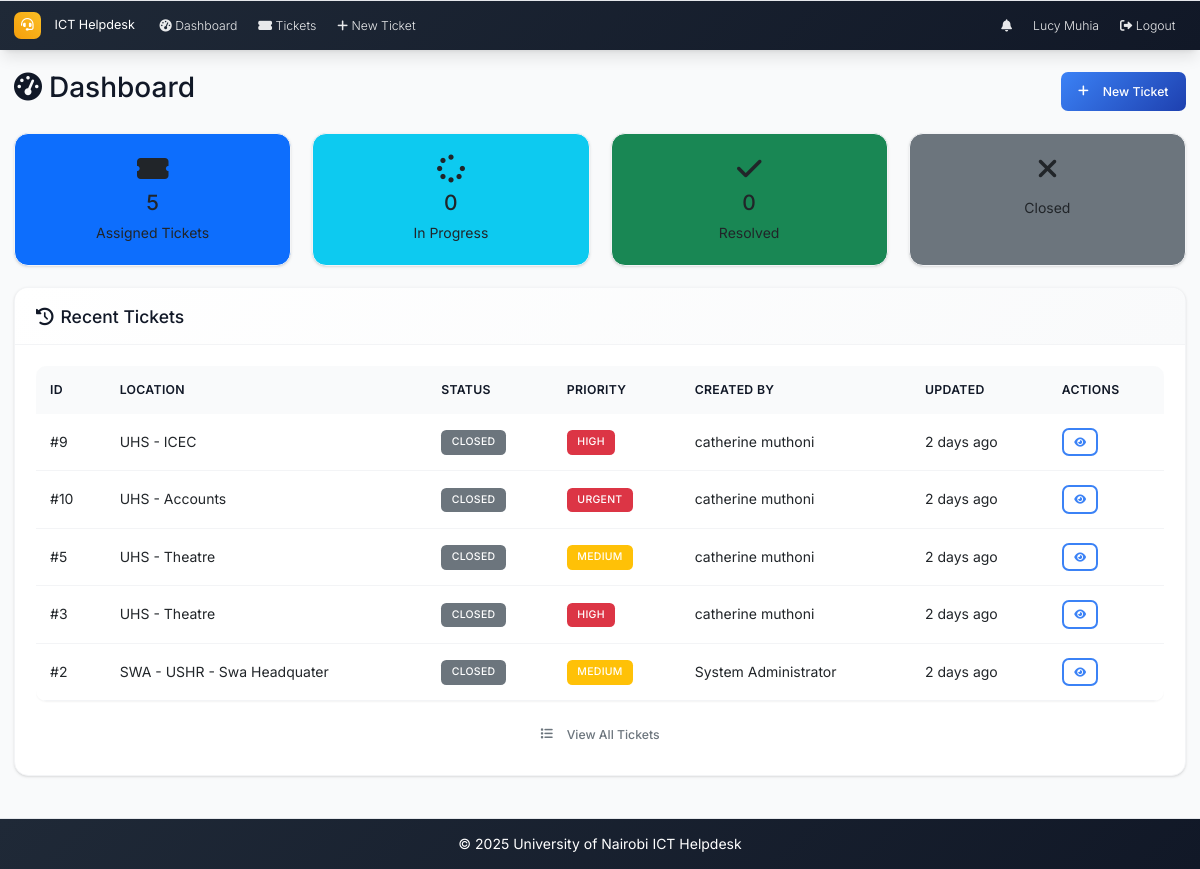
/dashboard (signed in), run on an earlier commit of the app's database.
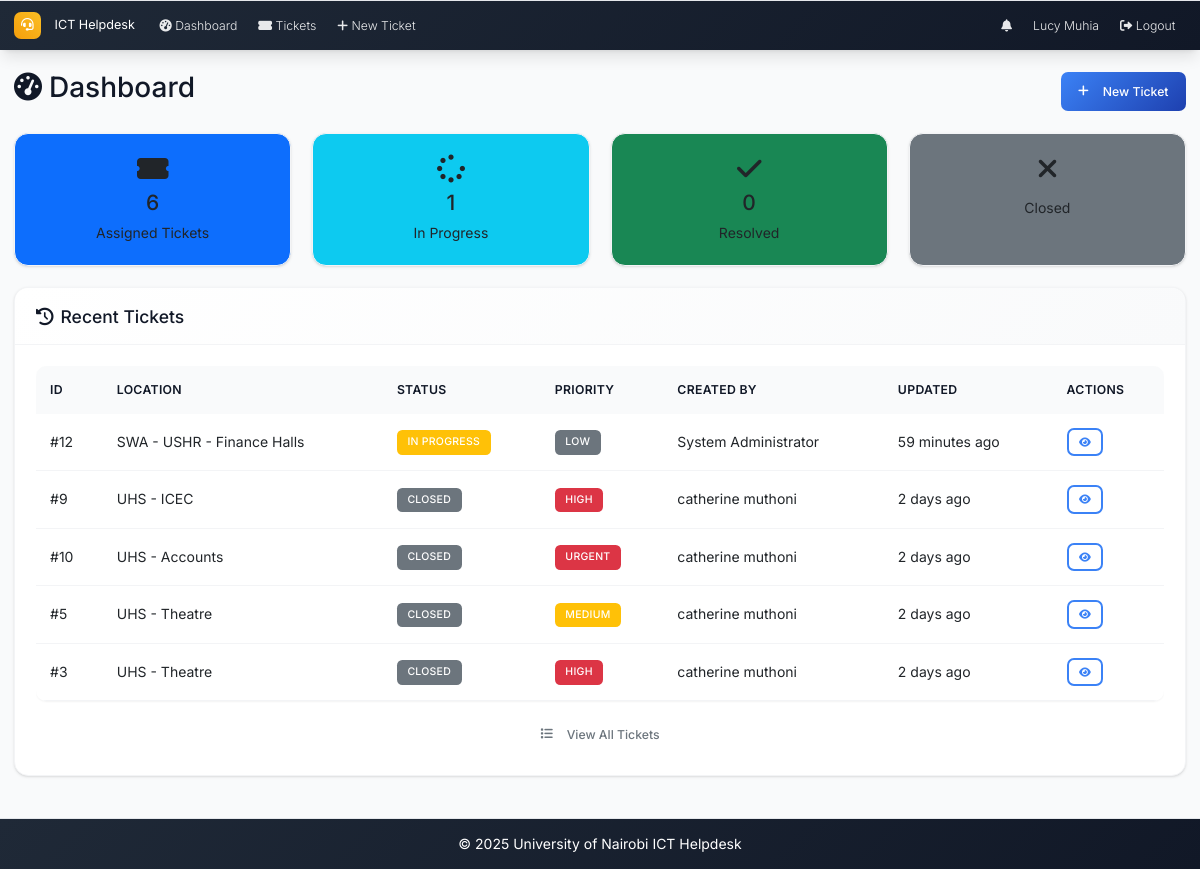
And on a later commit of the database.
### models.py (models this page shows, shortened)
class User(UserMixin, db.Model):
    id = db.Column(db.Integer, primary_key=True)
    username = db.Column(db.String(64), unique=True, nullable=False)
    email = db.Column(db.String(120), unique=True, nullable=False)
    password_hash = db.Column(db.String(256), nullable=False)
    full_name = db.Column(db.String(100), nullable=False)
    role = db.Column(db.String(20), nullable=False, default='user')  # admin, intern, user
    created_at = db.Column(db.DateTime, default=datetime.utcnow)
    is_active = db.Column(db.Boolean, default=True)
    is_verified = db.Column(db.Boolean, default=False)
    verification_token = db.Column(db.String(128), nullable=True)
    tickets_created = db.relationship('Ticket', foreign_keys='Ticket.created_by_id', backref='creator', lazy='dynamic')
    assigned_tickets = db.relationship('Ticket', secondary='ticket_assignees', back_populates='assignees', lazy='selectin')
    comments = db.relationship('Comment', backref='author', lazy='dynamic')

class Ticket(db.Model):
    id = db.Column(db.Integer, primary_key=True)
    location = db.Column(db.String(200), nullable=False)
    description = db.Column(Text, nullable=False)
    status = db.Column(db.String(20), nullable=False, default='open')  # open, in_progress, resolved, closed
    priority = db.Column(db.String(20), nullable=False, default='medium')  # low, medium, high, urgent
    created_at = db.Column(db.DateTime, default=datetime.utcnow)
    updated_at = db.Column(db.DateTime, default=datetime.utcnow, onupdate=datetime.utcnow)
    closed_at = db.Column(db.DateTime)
    closed_by_id = db.Column(db.Integer, db.ForeignKey('user.id'), nullable=True)
    due_date = db.Column(db.DateTime, nullable=True)
    created_by_id = db.Column(db.Integer, db.ForeignKey('user.id'), nullable=True)
    category_id = db.Column(db.Integer, db.ForeignKey('category.id'))
    comments = db.relationship('Comment', backref='ticket', lazy='dynamic', cascade='all, delete-orphan')
    attachments = db.relationship('Attachment', backref='ticket', lazy='dynamic', cascade='all, delete-orphan')
    assignees = db.relationship('User', secondary=ticket_assignees, back_populates='assigned_tickets', lazy='selectin')
    closed_by = db.relationship('User', foreign_keys=[closed_by_id], backref='closed_tickets')

### routes.py (the view)
@app.route('/dashboard')
@login_required
def dashboard():
    if current_user.role == 'admin':
        return redirect(url_for('admin_dashboard'))
    stats = get_dashboard_stats(current_user)
    recent_tickets = Ticket.query.join(Ticket.assignees).filter(User.id == current_user.id).order_by(desc(Ticket.updated_at)).limit(5).all()
    return render_template('dashboard.html', stats=stats, recent_tickets=recent_tickets)

### app.py (called while the page is built)
@login_manager.user_loader
def load_user(user_id):
    from models import User
    return User.query.get(int(user_id))

@app.context_processor
def inject_now():
    return {'now': datetime.utcnow}

### routes.py (called while the page is built)
@app.context_processor
def inject_datetime():
    return dict(datetime=datetime)

### utils.py (called while the page is built)
def get_priority_badge_class(priority):
    classes = {
        'low': 'bg-secondary',
        'medium': 'bg-warning',
        'high': 'bg-danger',
        'urgent': 'bg-danger'
    }
    return classes.get(priority, 'bg-secondary')

def get_status_badge_class(status):
    classes = {
        'open': 'bg-primary',
        'in_progress': 'bg-warning',
        'resolved': 'bg-success',
        'closed': 'bg-secondary'
    }
    return classes.get(status, 'bg-secondary')

def time_ago(dt):
    if not dt:
        return 'N/A'
    now = datetime.utcnow()
    diff = now - dt
    if diff.days > 0:
        return f"{diff.days} day{'s' if diff.days > 1 else ''} ago"
    elif diff.seconds > 3600:
        hours = diff.seconds // 3600
        return f"{hours} hour{'s' if hours > 1 else ''} ago"
    elif diff.seconds > 60:
        minutes = diff.seconds // 60
        return f"{minutes} minute{'s' if minutes > 1 else ''} ago"
    else:
        return "Just now"

### templates/dashboard.html (shortened to what this page needs)
{% extends "base.html" %}
{% block content %}
<div class="d-flex justify-content-between align-items-center mb-4">
    <h2><i class="fas fa-tachometer-alt me-2"></i>Dashboard</h2>
    <a href="{{ url_for('new_ticket') }}" class="btn btn-primary">
        <i class="fas fa-plus me-2"></i>New Ticket
    </a>
</div>
<div class="row mb-4">
    {% if current_user.role == 'intern' %}
        <div class="col-md-3">
            <a href="{{ url_for('tickets_list', status='assigned') }}" class="text-decoration-none">
                <div class="card bg-primary h-100">
                    <div class="card-body text-center">
                        <i class="fas fa-ticket-alt fa-2x mb-2"></i>
                        <h4>{{ stats.assigned_tickets }}</h4>
                        <p class="mb-0">Assigned Tickets</p>
                    </div>
                </div>
            </a>
        </div>
        <div class="col-md-3">
            <a href="{{ url_for('tickets_list', status='in_progress') }}" class="text-decoration-none">
                <div class="card bg-info h-100">
                    <div class="card-body text-center">
                        <i class="fas fa-spinner fa-2x mb-2"></i>
                        <h4>{{ stats.my_in_progress }}</h4>
                        <p class="mb-0">In Progress</p>
                    </div>
                </div>
            </a>
        </div>
        <div class="col-md-3">
            <a href="{{ url_for('tickets_list', status='resolved') }}" class="text-decoration-none">
                <div class="card bg-success h-100">
                    <div class="card-body text-center">
                        <i class="fas fa-check fa-2x mb-2"></i>
                        <h4>{{ stats.my_resolved }}</h4>
                        <p class="mb-0">Resolved</p>
                    </div>
                </div>
            </a>
        </div>
        <div class="col-md-3">
            <a href="{{ url_for('tickets_list', status='closed') }}" class="text-decoration-none">
                <div class="card bg-secondary h-100">
                    <div class="card-body text-center">
                        <i class="fas fa-times fa-2x mb-2"></i>
                        <p class="mb-0">Closed</p>
                    </div>
                </div>
            </a>
        </div>
    {% endif %}
</div>
<div class="card">
    <div class="card-header">
        <h5 class="mb-0">
            <i class="fas fa-history me-2"></i>Recent Tickets
        </h5>
    </div>
    <div class="card-body">
        {% if recent_tickets %}
            <div class="table-responsive">
                <table class="table table-hover">
                    <thead>
                        <tr>
                            <th>ID</th>
                            <th>Location</th>
                            <th>Status</th>
                            <th>Priority</th>
                            {% if current_user.role == 'intern' %}
                            <th>Created By</th>
                            {% else %}
                            <th>Assigned To</th>
                            {% endif %}
                            <th>Updated</th>
                            <th>Actions</th>
                        </tr>
                    </thead>
                    <tbody>
                        {% for ticket in recent_tickets %}
                        <tr>
                            <td>#{{ ticket.id }}</td>
                            <td>{{ ticket.location[:50] }}{% if ticket.location and ticket.location|length > 50 %}...{% endif %}</td>
                            <td>
                                <span class="badge {{ ticket.status|status_badge }}">
                                    {{ ticket.status.replace('_', ' ').title() }}
                                </span>
                            </td>
                            <td>
                                <span class="badge {{ ticket.priority|priority_badge }}">
                                    {{ ticket.priority.title() }}
                                </span>
                            </td>
                            {% if current_user.role == 'intern' %}
                            <td>{{ ticket.creator.full_name }}</td>
                            {% endif %}
                            <td>{{ ticket.updated_at|time_ago }}</td>
                            <td>
                                <a href="{{ url_for('ticket_detail', id=ticket.id) }}" class="btn btn-sm btn-outline-primary">
                                    <i class="fas fa-eye"></i>
                                </a>
                            </td>
                        </tr>
                        {% endfor %}
                    </tbody>
                </table>
            </div>
            <div class="text-center">
                <a href="{{ url_for('tickets_list') }}" class="btn btn-outline-secondary">
                    <i class="fas fa-list me-2"></i>View All Tickets
                </a>
            </div>
        {% endif %}
    </div>
</div>
{% endblock %}

### templates/base.html (shortened to what this page needs)
<!DOCTYPE html>
<html lang="en">
<head>
    <link href="https://cdn.jsdelivr.net/npm/bootstrap@5.3.0/dist/css/bootstrap.min.css" rel="stylesheet">
    <link href="https://cdnjs.cloudflare.com/ajax/libs/font-awesome/6.0.0/css/all.min.css" rel="stylesheet">
    <link href="{{ url_for('static', filename='css/custom.css') }}" rel="stylesheet">
</head>
<body>
    <nav class="navbar navbar-expand-lg navbar-dark footer-sky">
        <div class="container-fluid px-3">
            <a class="navbar-brand" href="{{ url_for('index') }}">
                <i class="fas fa-headset me-2"></i>ICT Helpdesk
            </a>
            <div class="collapse navbar-collapse" id="navbarNav">
                <ul class="navbar-nav me-auto mb-2 mb-lg-0">
                    {% if current_user.is_authenticated %}
                    <li class="nav-item">
                        <a class="nav-link" href="{{ url_for('dashboard') }}">
                            <i class="fas fa-tachometer-alt me-1"></i>Dashboard
                        </a>
                    </li>
                    <li class="nav-item">
                        <a class="nav-link" href="{{ url_for('tickets_list') }}">
                            <i class="fas fa-ticket-alt me-1"></i>Tickets
                        </a>
                    </li>
                    <li class="nav-item">
                        <a class="nav-link" href="{{ url_for('new_ticket') }}">
                            <i class="fas fa-plus me-1"></i>New Ticket
                        </a>
                    </li>
                    {% endif %}
                </ul>
                <ul class="navbar-nav ms-auto mb-2 mb-lg-0">
                    {% if current_user.is_authenticated %}
                    {% if current_user.role in ['admin', 'intern'] %}
                    <li class="nav-item dropdown">
                        <a class="nav-link position-relative" href="#" id="notificationsDropdown" role="button" data-bs-toggle="dropdown" aria-expanded="false">
                            <i class="fas fa-bell"></i>
                        </a>
                    </li>
                    {% endif %}
                    <li class="nav-item">
                        <span class="nav-link">{{ current_user.full_name }}</span>
                    </li>
                    <li class="nav-item">
                        <a class="nav-link" href="{{ url_for('logout') }}"><i class="fas fa-sign-out-alt"></i> Logout</a>
                    </li>
                    {% endif %}
                </ul>
            </div>
        </div>
    </nav>
    <main class="container-fluid my-4 px-3">
        {% block content %}{% endblock %}
    </main>
    <footer class="footer-sky py-3 mt-5">
        <div class="container text-center">
            <span>&copy; {{ datetime.utcnow().year }} University of Nairobi ICT Helpdesk</span>
        </div>
    </footer>
</body>
</html>

What changed in the data, as far as the page shows it:
no longer on this page (row unchanged): Ticket: id "2", location "SWA - USHR - Swa Headquater", status.replace "CLOSED", priority "MEDIUM", creator.full_name "System Administrator", updated_at "2 days ago"
added Ticket: id "12", location "SWA - USHR - Finance Halls", status.replace "IN PROGRESS", priority "LOW", creator.full_name "System Administrator", updated_at "59 minutes ago"
Also different on the page:
{{ stats.assigned_tickets }}: "5" → "6"
{{ stats.my_in_progress }}: "0" → "1"
